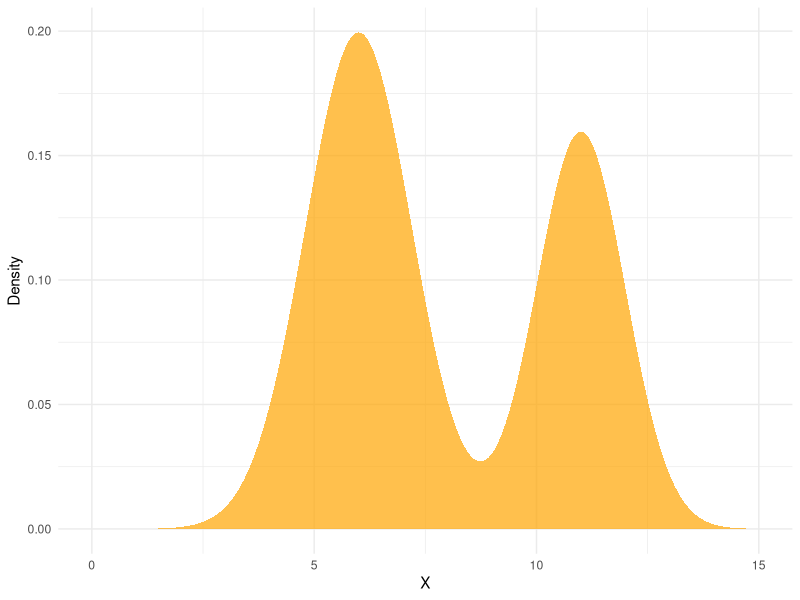
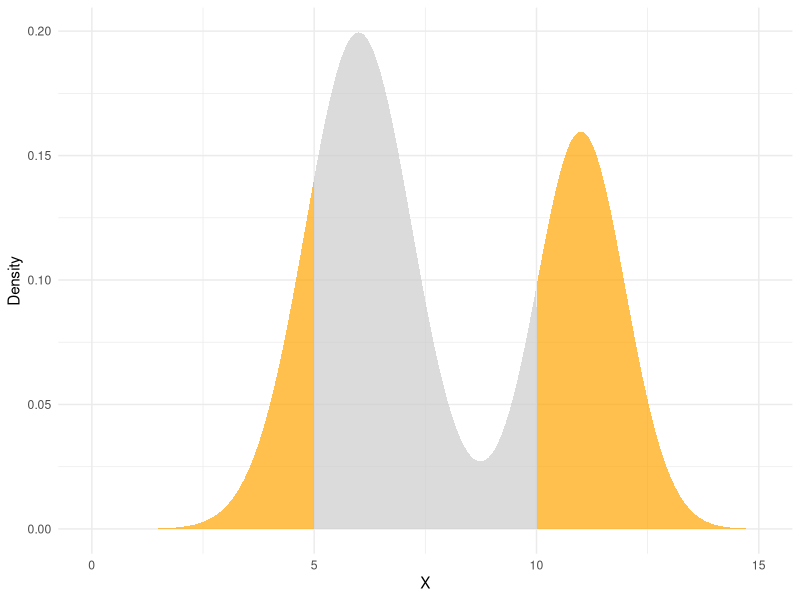
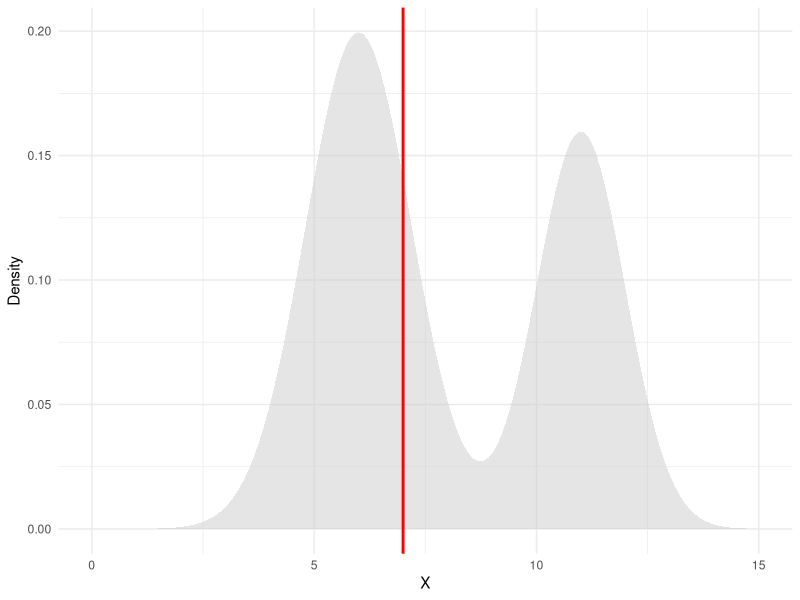
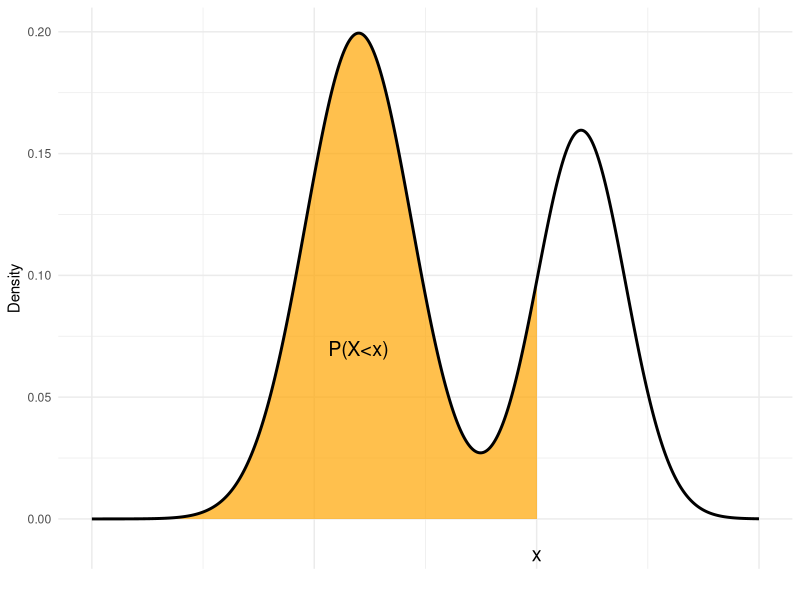
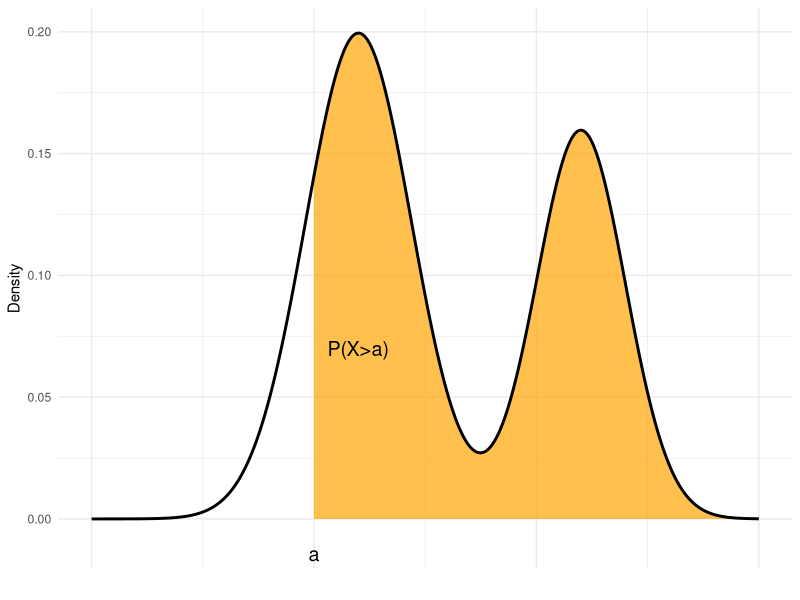
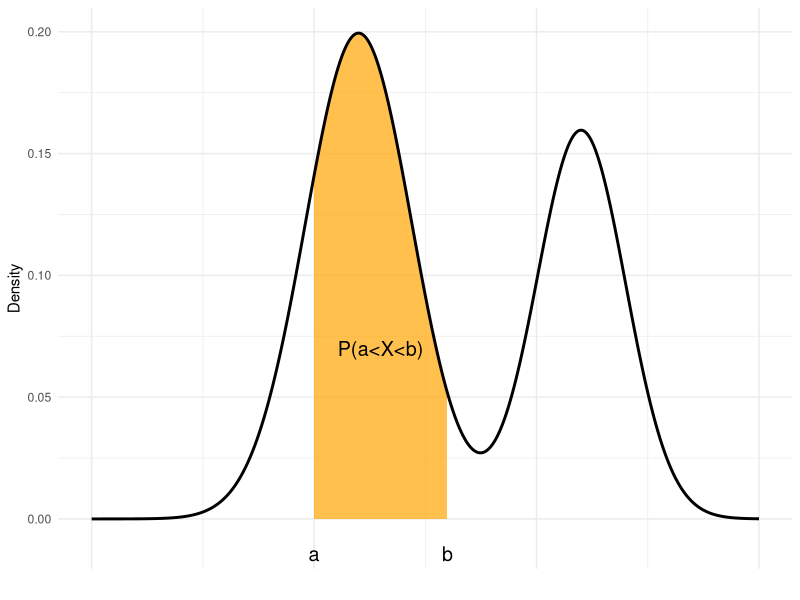
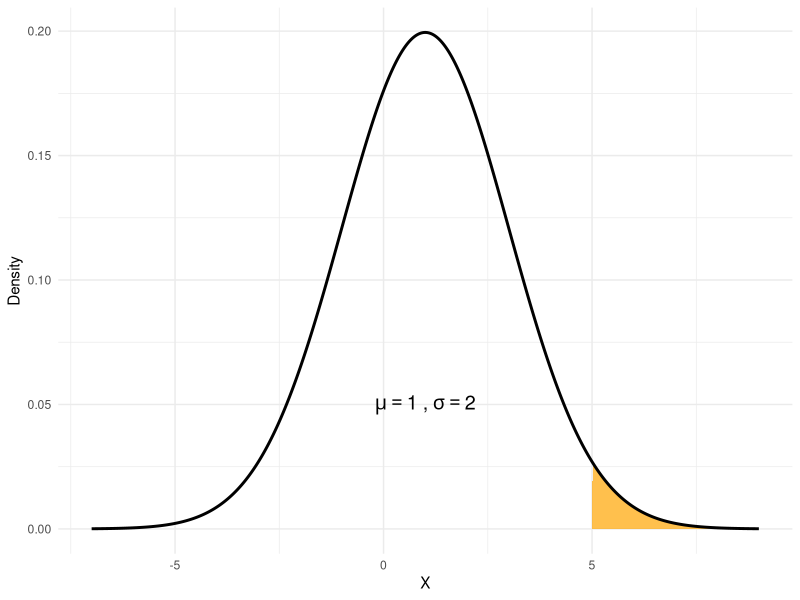

The R source for these figures, in order:
# Load required library
library(ggplot2)

# Set parameters for the mixture of two normals
mean1 <- 6
sd1 <- 1.2
mean2 <- 11
sd2 <- 1
weight1 <- 0.6
weight2 <- 0.4

# Create a weird continuous density: mixture of two normals
set.seed(42)
x <- seq(0, 15, length.out = 1000)
y <- weight1 * dnorm(x, mean = mean1, sd = sd1) + weight2 * dnorm(x, mean = mean2, sd = sd2)

# (a) Whole distribution shaded
df <- data.frame(x = x, y = y)
p1 <- ggplot(df, aes(x, y)) +
  geom_area(fill = "orange", alpha = 0.7) +
  labs(x = "X", y = "Density") +
  theme_minimal()
ggsave("fig_a_whole_area.png", p1, width = 5, height = 3)

# (b) Shaded outside of min_x < X < max_x
min_x <- 5
max_x <- 10
p2b <- ggplot(df, aes(x, y)) +
  # Shade left tail
  geom_area(data = subset(df, x < min_x), fill = "orange", alpha = 0.7) +
  # Shade right tail
  geom_area(data = subset(df, x > max_x), fill = "orange", alpha = 0.7) +
  # Shade middle region
  geom_area(data = subset(df, x >= min_x & x <= max_x), fill = "grey80", alpha = 0.7) +
  labs(x = "X", y = "Density") +
  theme_minimal()
ggsave("fig_b_outside_5_10.png", p2b, width = 5, height = 3)

# compute area inside
p <- weight1 * (pnorm(max_x, mean = mean1, sd = sd1) - pnorm(min_x, mean = mean1, sd = sd1)) +
  weight2 * (pnorm(max_x, mean = mean2, sd = sd2) - pnorm(min_x, mean = mean2, sd = sd2))

print(p)

# (c) Vertical line at X = 7
p3 <- ggplot(df, aes(x, y)) +
  geom_area(fill = "grey80", alpha = 0.5) +
  geom_vline(xintercept = 7, color = "red", linewidth = 1) +
  labs(x = "X", y = "Density") +
  theme_minimal()
ggsave("fig_c_pr_x_eq_7.png", p3, width = 5, height = 3)

# P(X<x)
x_cut = 10
p4 <- ggplot(df, aes(x, y)) +
  geom_area(data = subset(df, x <= x_cut), fill = "orange", alpha = 0.7) +
  geom_line(size = 1) +
  annotate("text", x = x_cut, y = -0.01, label = "x", vjust = 1.2, color = "black", size = 5) +
  annotate("text", x = 6, y = 0.07, label = "P(X<x)", color = "black", size = 5) +
  labs(x = "", y = "Density")+
  scale_x_continuous(labels = NULL) +
  theme_minimal()

ggsave("fig_p_less_than_x.png", p4, width = 5, height = 3)

# P(X>a)
x_cut2 = 5
p5 <- ggplot(df, aes(x, y)) +
  geom_area(data = subset(df, x >= x_cut2), fill = "orange", alpha = 0.7) +
  geom_line(size = 1) +
  annotate("text", x = x_cut2, y = -0.01, label = "a", vjust = 1.2, color = "black", size = 5) +
  annotate("text", x = 6, y = 0.07, label = "P(X>a)", color = "black", size = 5) +
  labs(x = "", y = "Density")+
  scale_x_continuous(labels = NULL) +
  theme_minimal()

ggsave("fig_p_greater_than_a.png", p5, width = 5, height = 3)

# P(a<X,B)
x_cut3 = 8
p6 <- ggplot(df, aes(x, y)) +
  geom_area(data = subset(df, x_cut2<= x & x <= x_cut3), fill = "orange", alpha = 0.7) +
  geom_line(size = 1) +
  annotate("text", x = x_cut2, y = -0.01, label = "a", vjust = 1.2, color = "black", size = 5) +
  annotate("text", x = x_cut3, y = -0.01, label = "b", vjust = 1.2, color = "black", size = 5) +
  annotate("text", x = 6.5, y = 0.07, label = "P(a<X<b)", color = "black", size = 5) +
  labs(x = "", y = "Density")+
  scale_x_continuous(labels = NULL) +
  theme_minimal()

ggsave("fig_p_between_a_and_b.png", p6, width = 5, height = 3)

# Normal P(X>x)
mean3 <- 1
sd3 <- 2
x2 <- seq(-7, 9, length.out = 1000)
y2 <- dnorm(x2, mean = mean3, sd = sd3)
df2 <- data.frame(x = x2, y = y2)

x_cut4 = 5
p7 <- ggplot(df2, aes(x, y)) +
  geom_area(data = subset(df2, x >= x_cut4), fill = "orange", alpha = 0.7) +
  geom_line(size = 1) +
  annotate("text", x = 1, y = 0.05, label = "mu==1~','~sigma==2", parse = TRUE, size = 5) +
  labs(x = "X", y = "Density") +
  theme_minimal()

ggsave("fig_normal.png", p7, width = 5, height = 3)


